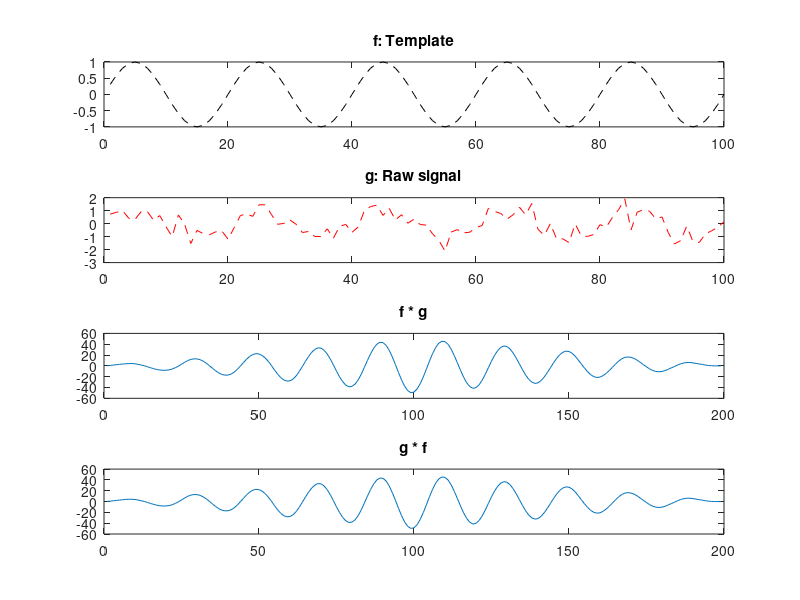

This figure's MATLAB source: (Note: this script raises an error after producing the figure.)
% Cải thiện chất lượng PPG bằng tích chập conv
n = 100; % Số lượng mẫu
Raw_Sig = sin(2 * pi * (1:n) / 20) + 0.5 * randn(1, n)
template =  sin(2 * pi * (1:n) / 20);
f = template; % Dữ liệu mẫu tốt nhất
g = Raw_Sig; % Dữ liệu thô cần cải thiện
g = resample(Raw_Sig, length(f), length(g)); % thay đổi độ dài của tín hiệu Raw_Sig (ký hiệu là g) sao cho nó có cùng số mẫu với tín hiệu mẫu f.

conv_f_g = conv(f, g);
conv_g_f = conv(g, f);

figure;
subplot(4,1,1)
plot(f, 'k--');
title('f: Template');
subplot(4,1,2);
plot(g, 'r--');
title('g: Raw signal');
subplot(4,1,3);
plot(conv_f_g);
title('f * g');
subplot(4,1,4);
plot(conv_g_f);
title('g * f');
sgtitle('Convolution');
